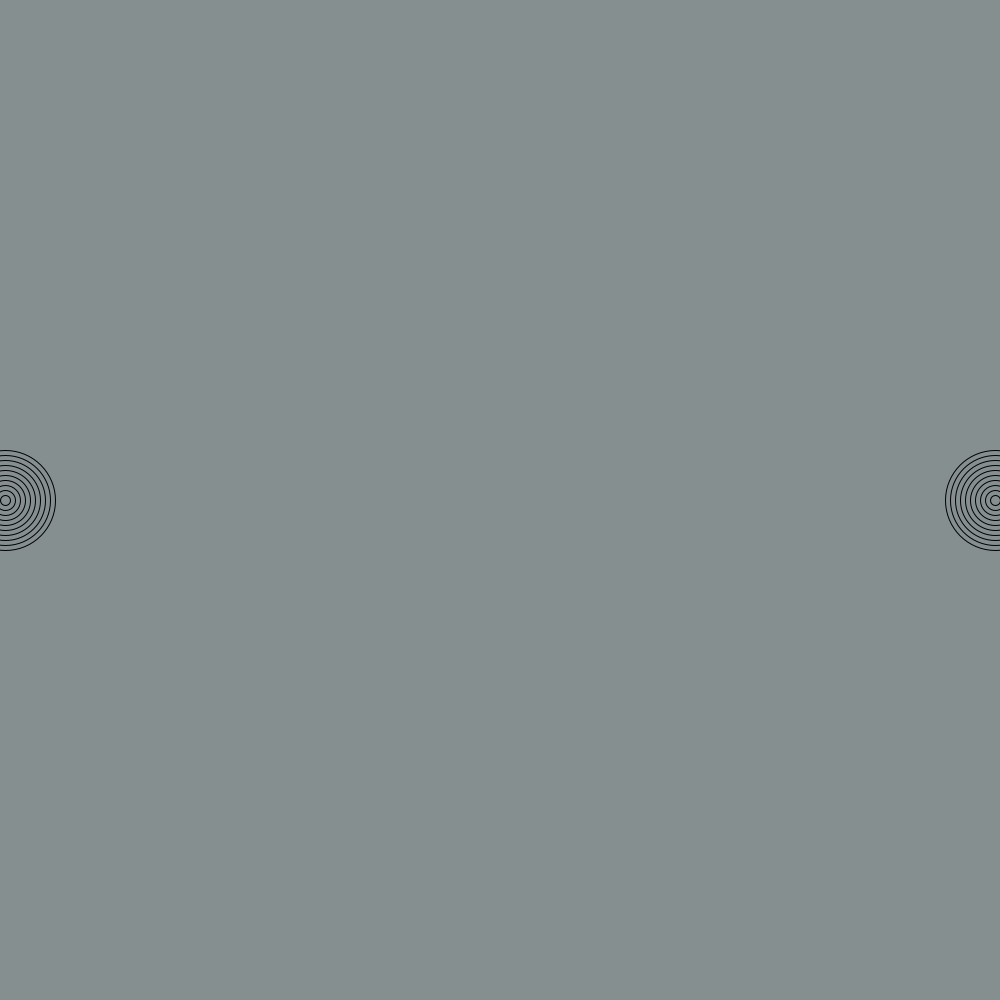
Frame 1 (no input)
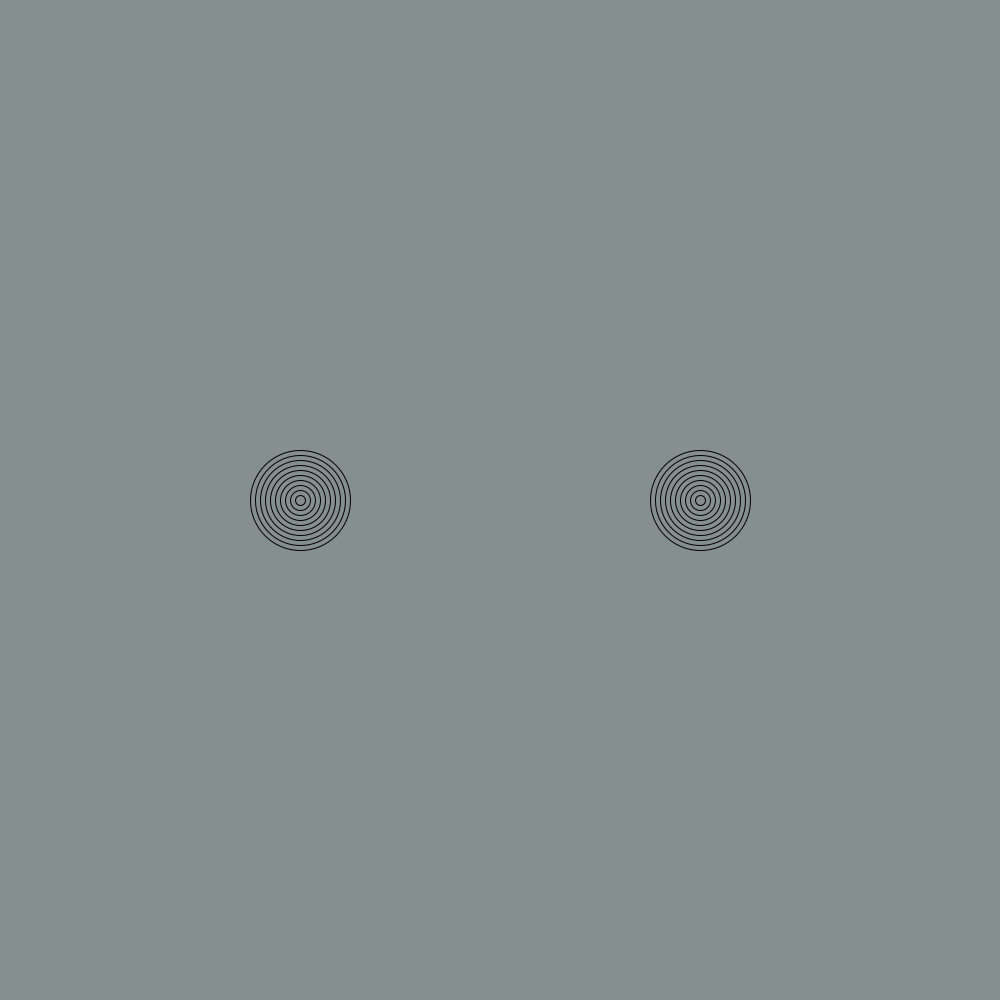
Frame 60 (the mouse pressed at the canvas centre just before this capture)
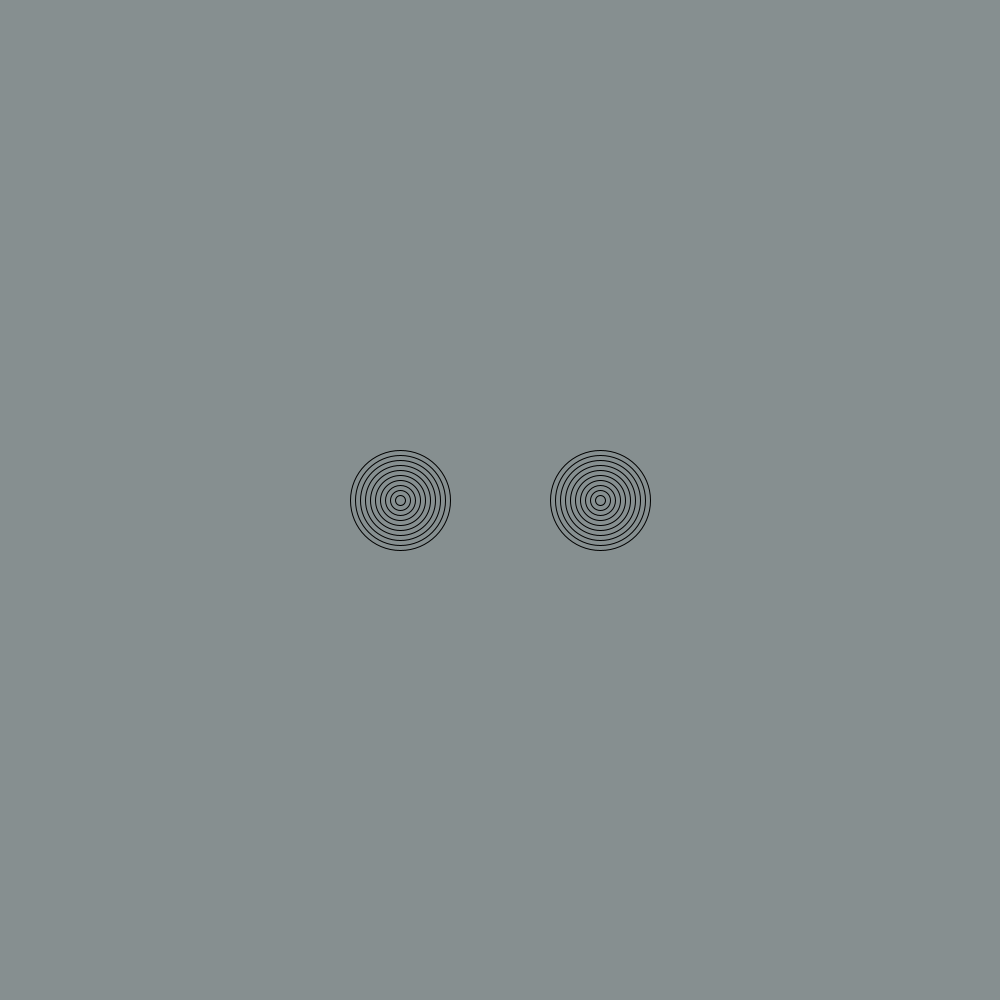
Frame 120 (the mouse held since frame 60 and released just before this capture)

The Processing sketch that drew these frames (run headless with seeded random() and noise(); from frame 60 on, the mouse is pressed at the canvas centre):

// Processing sketch: amazing_rings
// ── amazing_rings.pde
void setup(){
    size(1000,1000);
}
int x = 0;
void draw(){
  x++;
  background(#868F90);
  noFill();
for(int i=10; i>0; i--){
ellipse(x*5,500,i*10,i*10);
}
for(int i=10; i>0; i--){
ellipse(1000-x*5,500,i*10,i*10);
}
}
